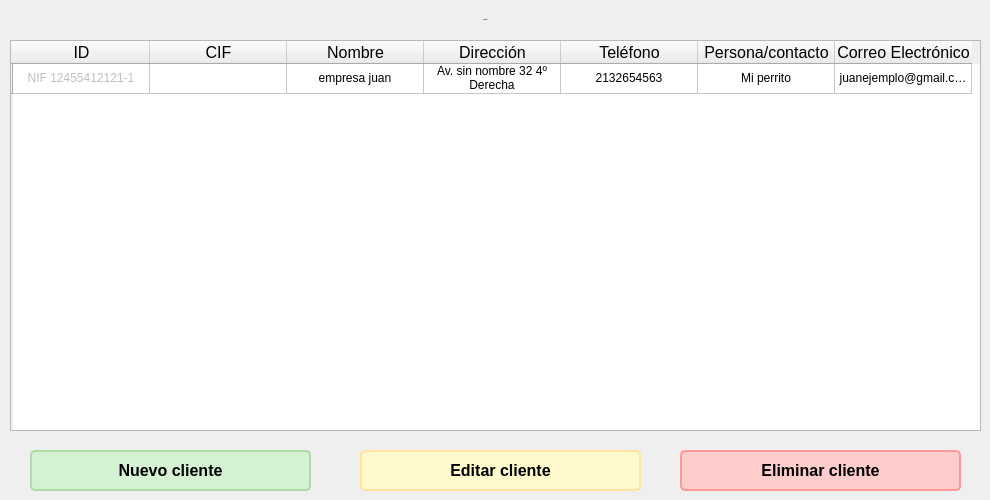
    <widget class="QWidget" name="page_clientes">
     <widget class="QTableWidget" name="clientes_tabla">
      <property name="geometry">
       <rect>
        <x>10</x>
        <y>40</y>
        <width>971</width>
        <height>391</height>
       </rect>
      </property>
      <attribute name="horizontalHeaderDefaultSectionSize">
       <number>137</number>
      </attribute>
      <attribute name="horizontalHeaderMinimumSectionSize">
       <number>39</number>
      </attribute>
      <row>
       <property name="text">
        <string/>
       </property>
      </row>
      <column>
       <property name="text">
        <string>ID</string>
       </property>
       <property name="font">
        <font>
         <pointsize>12</pointsize>
         <weight>50</weight>
         <italic>false</italic>
         <bold>false</bold>
         <underline>false</underline>
        </font>
       </property>
       <property name="textAlignment">
        <set>AlignCenter</set>
       </property>
      </column>
      <column>
       <property name="text">
        <string>CIF</string>
       </property>
       <property name="font">
        <font>
         <family>Segoe UI</family>
         <pointsize>12</pointsize>
        </font>
       </property>
       <property name="textAlignment">
        <set>AlignCenter</set>
       </property>
      </column>
      <column>
       <property name="text">
        <string>Nombre</string>
       </property>
       <property name="font">
        <font>
         <pointsize>12</pointsize>
         <weight>50</weight>
         <italic>false</italic>
         <bold>false</bold>
        </font>
       </property>
       <property name="textAlignment">
        <set>AlignCenter</set>
       </property>
      </column>
      <column>
       <property name="text">
        <string>Dirección</string>
       </property>
       <property name="font">
        <font>
         <pointsize>12</pointsize>
         <weight>50</weight>
         <italic>false</italic>
         <bold>false</bold>
        </font>
       </property>
       <property name="textAlignment">
        <set>AlignCenter</set>
       </property>
      </column>
      <column>
       <property name="text">
        <string>Teléfono</string>
       </property>
       <property name="font">
        <font>
         <pointsize>12</pointsize>
         <weight>50</weight>
         <italic>false</italic>
         <bold>false</bold>
        </font>
       </property>
       <property name="textAlignment">
        <set>AlignCenter</set>
       </property>
      </column>
      <column>
       <property name="text">
        <string>Persona/contacto</string>
       </property>
       <property name="font">
        <font>
         <pointsize>12</pointsize>
         <weight>50</weight>
         <italic>false</italic>
         <bold>false</bold>
         <strikeout>false</strikeout>
         <kerning>true</kerning>
        </font>
       </property>
       <property name="textAlignment">
        <set>AlignCenter</set>
       </property>
      </column>
      <column>
       <property name="text">
        <string>Correo Electrónico</string>
       </property>
       <property name="font">
        <font>
         <pointsize>12</pointsize>
         <weight>50</weight>
         <italic>false</italic>
         <bold>false</bold>
        </font>
       </property>
       <property name="textAlignment">
        <set>AlignCenter</set>
       </property>
      </column>
      <item row="0" column="0">
       <property name="text">
        <string>NIF 12455412121-1</string>
       </property>
       <property name="textAlignment">
        <set>AlignCenter</set>
       </property>
       <property name="flags">
        <set>ItemIsSelectable|ItemIsDragEnabled|ItemIsUserCheckable</set>
       </property>
      </item>
      <item row="0" column="1">
       <property name="flags">
        <set>ItemIsSelectable|ItemIsDragEnabled|ItemIsUserCheckable</set>
       </property>
      </item>
      <item row="0" column="2">
       <property name="text">
        <string>empresa juan</string>
       </property>
       <property name="textAlignment">
        <set>AlignCenter</set>
       </property>
      </item>
      <item row="0" column="3">
       <property name="text">
        <string>Av. sin nombre 32 4º Derecha</string>
       </property>
       <property name="textAlignment">
        <set>AlignCenter</set>
       </property>
      </item>
      <item row="0" column="4">
       <property name="text">
        <string>2132654563</string>
       </property>
       <property name="textAlignment">
        <set>AlignCenter</set>
       </property>
      </item>
      <item row="0" column="5">
       <property name="text">
        <string>Mi perrito</string>
       </property>
       <property name="textAlignment">
        <set>AlignCenter</set>
       </property>
      </item>
      <item row="0" column="6">
       <property name="text">
        <string>juanejemplo@gmail.com</string>
       </property>
       <property name="textAlignment">
        <set>AlignCenter</set>
       </property>
      </item>
     </widget>
     <widget class="QPushButton" name="clientes_btn_nuevo_cliente">
      <property name="geometry">
       <rect>
        <x>30</x>
        <y>450</y>
        <width>281</width>
        <height>41</height>
       </rect>
      </property>
      <property name="font">
       <font>
        <pointsize>-1</pointsize>
        <weight>75</weight>
        <bold>true</bold>
       </font>
      </property>
      <property name="styleSheet">
       <string notr="true">QPushButton {
    background-color: #D4F1D3; /* Verde pastel claro */
    color: #000000;           /* Texto negro */
    font-size: 16px;          /* Tamaño de letra */
    font-weight: bold;        /* Texto en negrita */
    border-radius: 5px;       /* Bordes redondeados */
    padding: 8px 12px;        /* Espaciado interno */
    border: 2px solid #AEDCA6; /* Borde verde más oscuro */
}

QPushButton:hover {
    background-color: #BEE9B5; /* Fondo más oscuro al pasar el mouse */
}

QPushButton:pressed {
    background-color: #A5D59A; /* Fondo aún más oscuro al presionar */
    border: 2px solid #8ABB82; /* Cambio de borde al presionar */
}

QPushButton:disabled {
    background-color: #F0F5EF; /* Fondo gris verdoso para botones desactivados */
    color: #A0A0A0;           /* Texto gris claro */
    border: 2px solid #C6D3C2; /* Borde gris verdoso */
}</string>
      </property>
      <property name="text">
       <string>Nuevo cliente</string>
      </property>
     </widget>
     <widget class="QPushButton" name="clientes_btn_editar_cliente">
      <property name="geometry">
       <rect>
        <x>360</x>
        <y>450</y>
        <width>281</width>
        <height>41</height>
       </rect>
      </property>
      <property name="font">
       <font>
        <pointsize>-1</pointsize>
        <weight>75</weight>
        <bold>true</bold>
       </font>
      </property>
      <property name="styleSheet">
       <string notr="true">QPushButton {
    background-color: #FFF9CC; /* Amarillo pastel claro */
    color: #000000;           /* Texto negro */
    font-size: 16px;          /* Tamaño de letra */
    font-weight: bold;        /* Texto en negrita */
    border-radius: 5px;       /* Bordes redondeados */
    padding: 8px 12px;        /* Espaciado interno */
    border: 2px solid #FFE49E; /* Borde amarillo más oscuro */
}

QPushButton:hover {
    background-color: #FFEDB3; /* Fondo más oscuro al pasar el mouse */
}

QPushButton:pressed {
    background-color: #FFE29A; /* Fondo aún más oscuro al presionar */
    border: 2px solid #FFC875; /* Cambio de borde al presionar */
}

QPushButton:disabled {
    background-color: #FFF4E0; /* Fondo gris amarillento para botones desactivados */
    color: #A0A0A0;           /* Texto gris claro */
    border: 2px solid #FFE9C7; /* Borde gris amarillento */
}</string>
      </property>
      <property name="text">
       <string>Editar cliente</string>
      </property>
     </widget>
     <widget class="QPushButton" name="clientes_btn_eliminar_cliente">
      <property name="geometry">
       <rect>
        <x>680</x>
        <y>450</y>
        <width>281</width>
        <height>41</height>
       </rect>
      </property>
      <property name="font">
       <font>
        <pointsize>-1</pointsize>
        <weight>75</weight>
        <bold>true</bold>
       </font>
      </property>
      <property name="styleSheet">
       <string notr="true">QPushButton {
    background-color: #FFCCCC; /* Rojo pastel claro */
    color: #000000;           /* Texto negro */
    font-size: 16px;          /* Tamaño de letra */
    font-weight: bold;        /* Texto en negrita */
    border-radius: 5px;       /* Bordes redondeados */
    padding: 8px 12px;        /* Espaciado interno */
    border: 2px solid #FF9999; /* Borde rojo más oscuro */
}

QPushButton:hover {
    background-color: #FFB3B3; /* Fondo más oscuro al pasar el mouse */
}

QPushButton:pressed {
    background-color: #FF9999; /* Fondo aún más oscuro al presionar */
    border: 2px solid #FF6666; /* Cambio de borde al presionar */
}

QPushButton:disabled {
    background-color: #FFE6E6; /* Fondo gris rojizo para botones desactivados */
    color: #A0A0A0;           /* Texto gris claro */
    border: 2px solid #FFC2C2; /* Borde gris rojizo */
}
</string>
      </property>
      <property name="text">
       <string>Eliminar cliente</string>
      </property>
     </widget>
     <widget class="QLabel" name="label_15">
      <property name="geometry">
       <rect>
        <x>380</x>
        <y>10</y>
        <width>211</width>
        <height>20</height>
       </rect>
      </property>
      <property name="font">
       <font>
        <pointsize>-1</pointsize>
        <weight>75</weight>
        <bold>true</bold>
       </font>
      </property>
      <property name="autoFillBackground">
       <bool>false</bool>
      </property>
      <property name="text">
       <string>Clientes</string>
      </property>
      <property name="alignment">
       <set>Qt::AlignCenter</set>
      </property>
     </widget>
    </widget>
